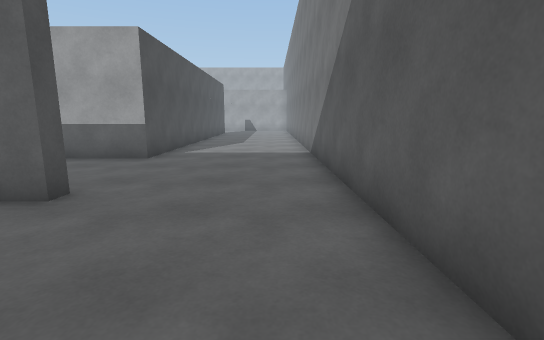
[1] (above)

19 first-person views from a walk through a 3-D level made in the Unity game engine. The camera is 1.3 m above the floor, tilts 10° down and sees 85° across. The floor is counted in squares, 1 m on a side. Each view is taken from the middle of a square. On the plan, view 1 faces up. The plan holds only what a view shows up to about 14 squares ahead; the rest is blank. The place goes on beyond the plan.

[2]
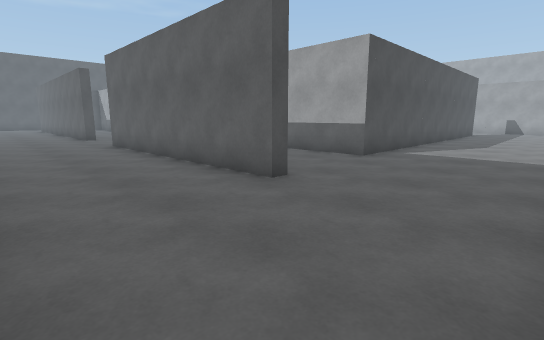

[3]
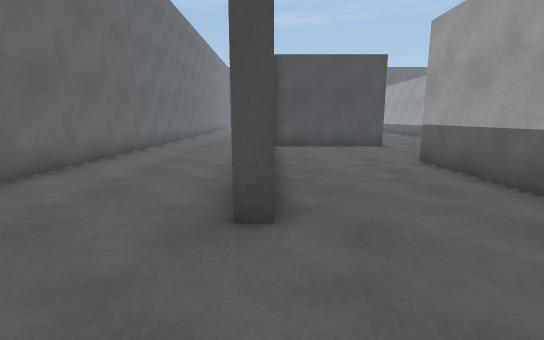

[4]
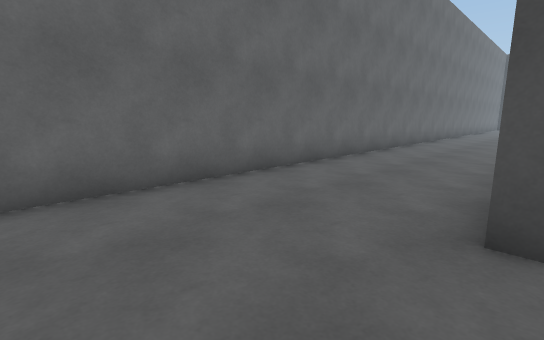

[5]
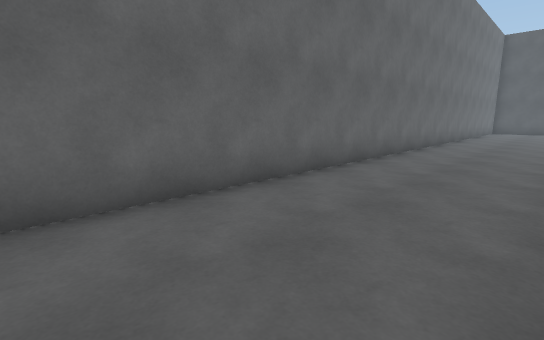

[6]
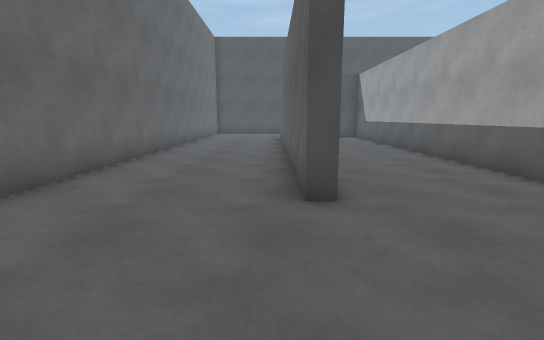

[7]
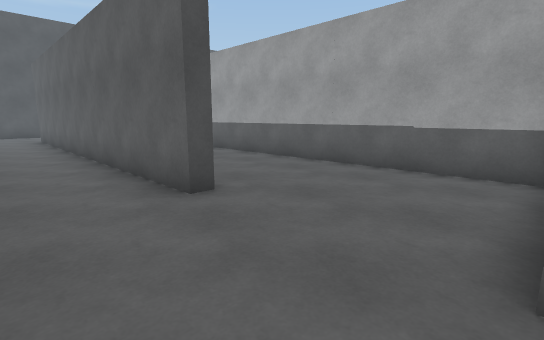

[8]
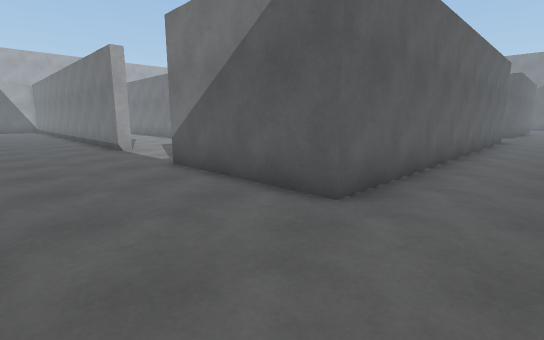

[9]
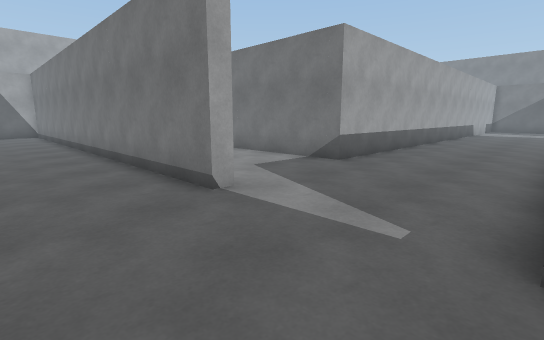

[10]
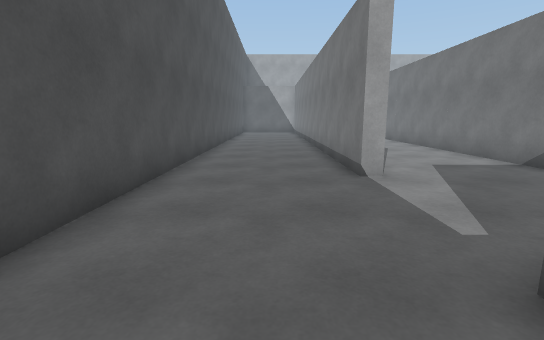

[11]
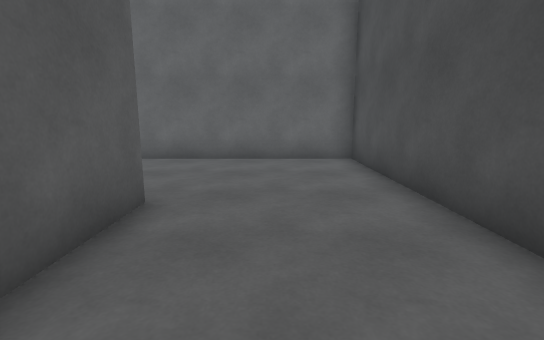

[12]
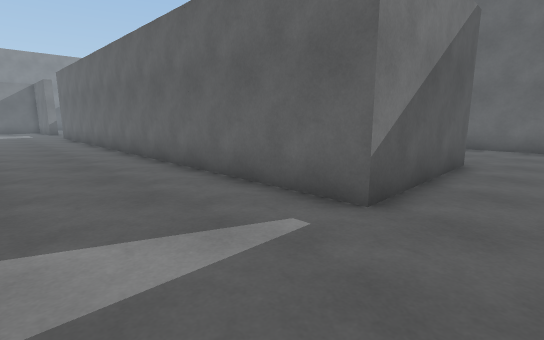

[13]
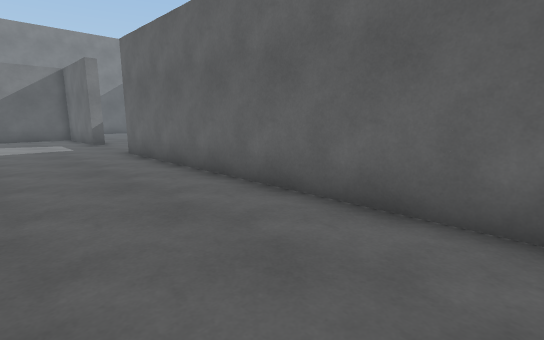

[14]
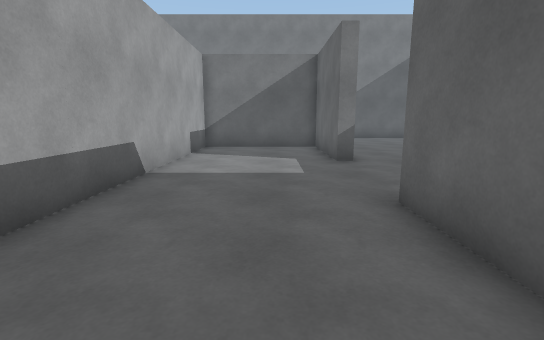

[15]
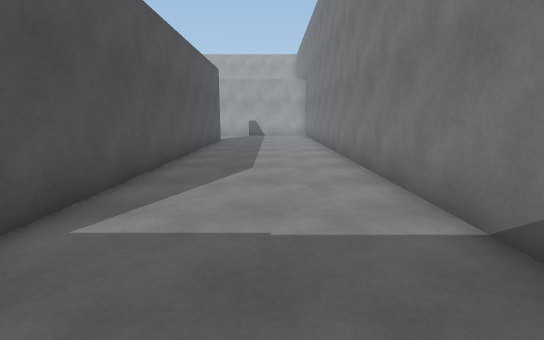

[16]
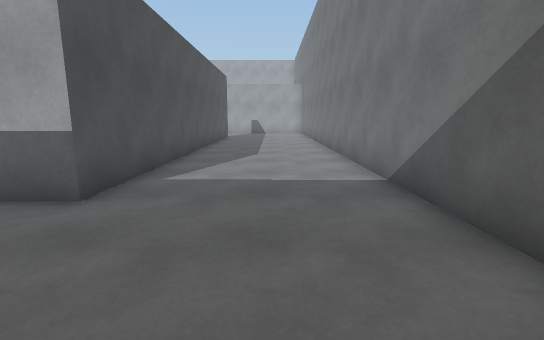

[17]
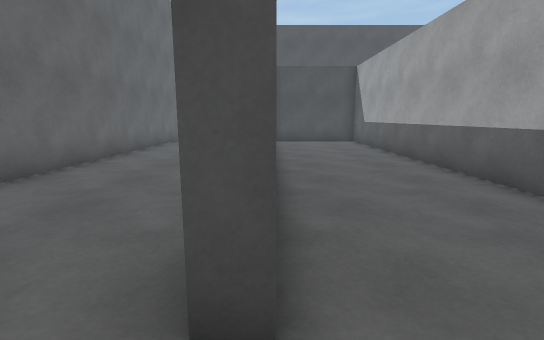

[18]
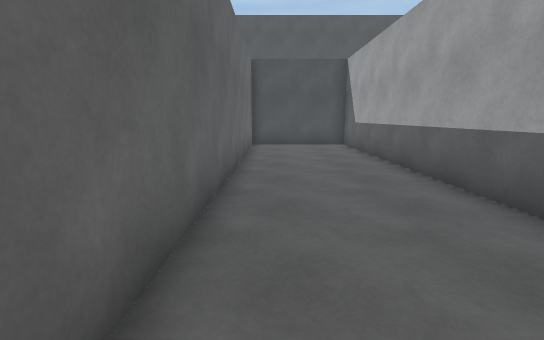

[19]
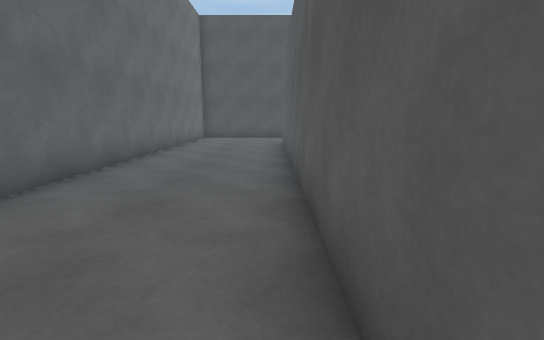

### Floor plan
Points are (right, up) in squares from view 1. A wall is a line through its corners. A room is listed if a view was taken in it or the views show most of it. See-through windows are left out.
Room 1 (views 1, 2, 3, 4, 5, 6, 7, 8, 9, 10, 11, 12, 13, 14, 15, 16, 17, 18, 19)
walls: (-18.5, 5.1) (-18.5, 4.5) (-34, 4.5) (-34, 10) (-13.5, 10) (-13.5, 5); (-14.2, 9.5) (-33.2, 9.5); (-21.9, 15) (-29, 15) (-29, 22.4); (-33.2, 5) (-19.9, 5); (-33.5, 14.5) (-34, 14.5) (-34, 22.5); (-3.5, 5.1) (-3.5, 4.5) (-14.1, 4.5); (-38.5, 6.4) (-38.5, -0.5) (-0.1, -0.5); (-4, 22.1) (-4, 9.5) (-9, 9.5) (-9, 10) (-4.5, 10) (-4.5, 15) (-14.9, 15); (1.5, 1.4) (1.5, 22.2); (-38.5, 22.1) (-38.5, 10.6)

Where each view was taken, in squares from view 1:
view 1: 0 up, 0 right, facing up
view 2: 0 up, 1 right, facing up-left
view 3: 5 up, 0 right, facing left
view 4: 5 up, 0 right, facing down-left
view 5: 4 up, 9 left, facing down-left
view 6: 4 up, 14 left, facing left
view 7: 2 up, 14 left, facing up-left
view 8: 2 up, 38 left, facing up-right
view 9: 10 up, 37 left, facing up-right
view 10: 8 up, 36 left, facing up
view 11: 9 up, 36 left, facing down
view 12: 14 up, 36 left, facing down-right
view 13: 14 up, 25 left, facing down-right
view 14: 12 up, 18 left, facing right
view 15: 8 up, 1 left, facing up
view 16: 5 up, 1 left, facing up
view 17: 5 up, 17 left, facing left
view 18: 6 up, 19 left, facing left
view 19: 4 up, 19 left, facing left
